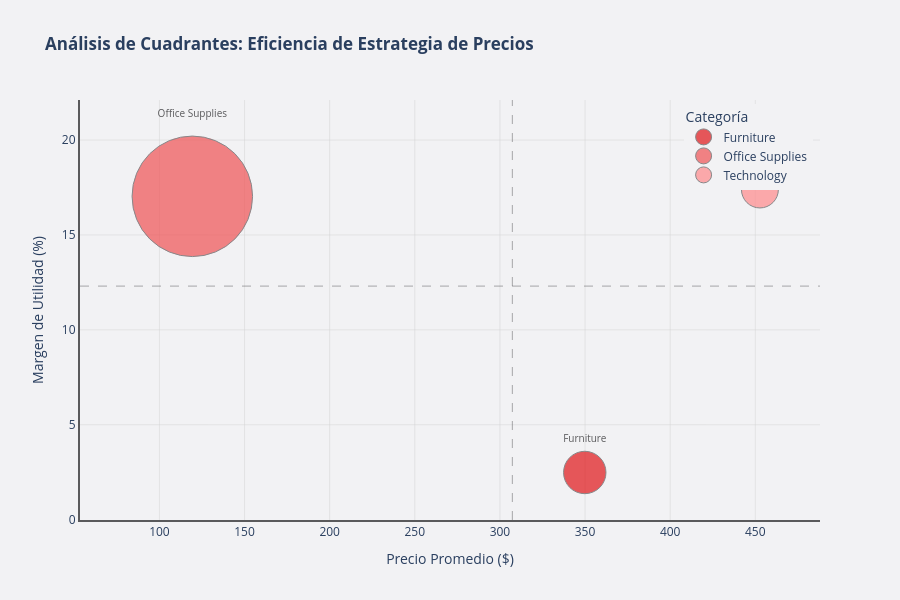

Notebook code for this chart:
### Code cell
#? 7c. Análisis de Cuadrantes: Eficiencia de Estrategia de Precios por Categoría
import plotly.graph_objects as go

# Agregación por Category
agg_pricing_efficiency = data_cleaned.groupby('Category').agg({
    'Sales': ['sum', 'mean'],
    'Profit': 'sum',
    'Order ID': 'count'
}).reset_index()

agg_pricing_efficiency.columns = ['Category', 'Total_Revenue', 'Avg_Price', 'Total_Profit', 'Transaction_Volume']
agg_pricing_efficiency['Profit_Margin_Pct'] = (agg_pricing_efficiency['Total_Profit'] / agg_pricing_efficiency['Total_Revenue']) * 100

# Calcular promedios para cuadrantes
avg_price = agg_pricing_efficiency['Avg_Price'].mean()
avg_margin = agg_pricing_efficiency['Profit_Margin_Pct'].mean()

# Colores por categoría
CATEGORY_COLORS = {
    'Furniture': '#E01518',
    'Office Supplies': '#F05254',
    'Technology': '#FF8A8C'
}

COLOR_BG = '#F2F2F4'
COLOR_LINE = '#5A5A5C'

# Crear figura
fig = go.Figure()

# Agregar líneas de referencia
fig.add_hline(y=avg_margin, line_dash="dash", line_color=COLOR_LINE, line_width=1, opacity=0.5)
fig.add_vline(x=avg_price, line_dash="dash", line_color=COLOR_LINE, line_width=1, opacity=0.5)

# Agregar scatter plot por categoría
for idx, row in agg_pricing_efficiency.iterrows():
    fig.add_trace(go.Scatter(
        x=[row['Avg_Price']],
        y=[row['Profit_Margin_Pct']],
        mode='markers+text',
        marker=dict(
            size=row['Transaction_Volume'] / 50,
            color=CATEGORY_COLORS[row['Category']],
            line=dict(color=COLOR_LINE, width=1),
            opacity=0.7
        ),
        text=row['Category'],
        textposition='top center',
        textfont=dict(size=10, color=COLOR_LINE),
        name=row['Category'],
        showlegend=True,
        hovertemplate=(
            f"<b>{row['Category']}</b><br>"
            f"Precio Promedio: ${row['Avg_Price']:,.2f}<br>"
            f"Margen de Utilidad: {row['Profit_Margin_Pct']:.2f}%<br>"
            f"Volumen de Transacciones: {row['Transaction_Volume']}<br>"
            f"Ingresos Totales: ${row['Total_Revenue']:,.2f}<extra></extra>"
        )
    ))

# Configurar layout
fig.update_layout(
    title='<b>Análisis de Cuadrantes: Eficiencia de Estrategia de Precios</b>',
    xaxis=dict(
        title='Precio Promedio ($)',
        showline=True,
        linewidth=2,
        linecolor=COLOR_LINE,
        showgrid=True,
        gridcolor='lightgray',
        gridwidth=0.5
    ),
    yaxis=dict(
        title='Margen de Utilidad (%)',
        showline=True,
        linewidth=2,
        linecolor=COLOR_LINE,
        zeroline=True,
        zerolinewidth=2,
        zerolinecolor=COLOR_LINE,
        showgrid=True,
        gridcolor='lightgray',
        gridwidth=0.5
    ),
    plot_bgcolor=COLOR_BG,
    paper_bgcolor=COLOR_BG,
    height=600,
    hovermode='closest',
    showlegend=True,
    legend=dict(
        title='Categoría',
        yanchor='top',
        y=0.99,
        xanchor='right',
        x=0.99
    )
)

fig.show()

### Figure 1 — Plotly figure (JSON) as saved in the notebook; plotly's stock layout.template omitted (floating-point values rounded to 4 significant figures)
{"data": [{"hovertemplate": "<b>Furniture</b><br>Precio Promedio: $349.83<br>Margen de Utilidad: 2.49%<br>Volumen de Transacciones: 2121<br>Ingresos Totales: $741,999.80<extra></extra>", "marker": {"color": "#E01518", "line": {"color": "#5A5A5C", "width": 1}, "opacity": 0.7, "size": 42.42}, "mode": "markers+text", "name": "Furniture", "showlegend": true, "text": "Furniture", "textfont": {"color": "#5A5A5C", "size": 10}, "textposition": "top center", "x": [349.8], "y": [2.487], "type": "scatter"}, {"hovertemplate": "<b>Office Supplies</b><br>Precio Promedio: $119.32<br>Margen de Utilidad: 17.04%<br>Volumen de Transacciones: 6026<br>Ingresos Totales: $719,047.03<extra></extra>", "marker": {"color": "#F05254", "line": {"color": "#5A5A5C", "width": 1}, "opacity": 0.7, "size": 120.5}, "mode": "markers+text", "name": "Office Supplies", "showlegend": true, "text": "Office Supplies", "textfont": {"color": "#5A5A5C", "size": 10}, "textposition": "top center", "x": [119.3], "y": [17.04], "type": "scatter"}, {"hovertemplate": "<b>Technology</b><br>Precio Promedio: $452.71<br>Margen de Utilidad: 17.40%<br>Volumen de Transacciones: 1847<br>Ingresos Totales: $836,154.03<extra></extra>", "marker": {"color": "#FF8A8C", "line": {"color": "#5A5A5C", "width": 1}, "opacity": 0.7, "size": 36.94}, "mode": "markers+text", "name": "Technology", "showlegend": true, "text": "Technology", "textfont": {"color": "#5A5A5C", "size": 10}, "textposition": "top center", "x": [452.7], "y": [17.4], "type": "scatter"}], "layout": {"shapes": [{"line": {"color": "#5A5A5C", "dash": "dash", "width": 1}, "opacity": 0.5, "type": "line", "x0": 0, "x1": 1, "xref": "x domain", "y0": 12.31, "y1": 12.31, "yref": "y"}, {"line": {"color": "#5A5A5C", "dash": "dash", "width": 1}, "opacity": 0.5, "type": "line", "x0": 307.3, "x1": 307.3, "xref": "x", "y0": 0, "y1": 1, "yref": "y domain"}], "xaxis": {"title": {"text": "Precio Promedio ($)"}, "showline": true, "linewidth": 2, "linecolor": "#5A5A5C", "showgrid": true, "gridcolor": "lightgray", "gridwidth": 0.5}, "yaxis": {"title": {"text": "Margen de Utilidad (%)"}, "showline": true, "linewidth": 2, "linecolor": "#5A5A5C", "zeroline": true, "zerolinewidth": 2, "zerolinecolor": "#5A5A5C", "showgrid": true, "gridcolor": "lightgray", "gridwidth": 0.5}, "legend": {"title": {"text": "Categoría"}, "yanchor": "top", "y": 0.99, "xanchor": "right", "x": 0.99}, "title": {"text": "<b>Análisis de Cuadrantes: Eficiencia de Estrategia de Precios</b>"}, "plot_bgcolor": "#F2F2F4", "paper_bgcolor": "#F2F2F4", "height": 600, "hovermode": "closest", "showlegend": true}}
